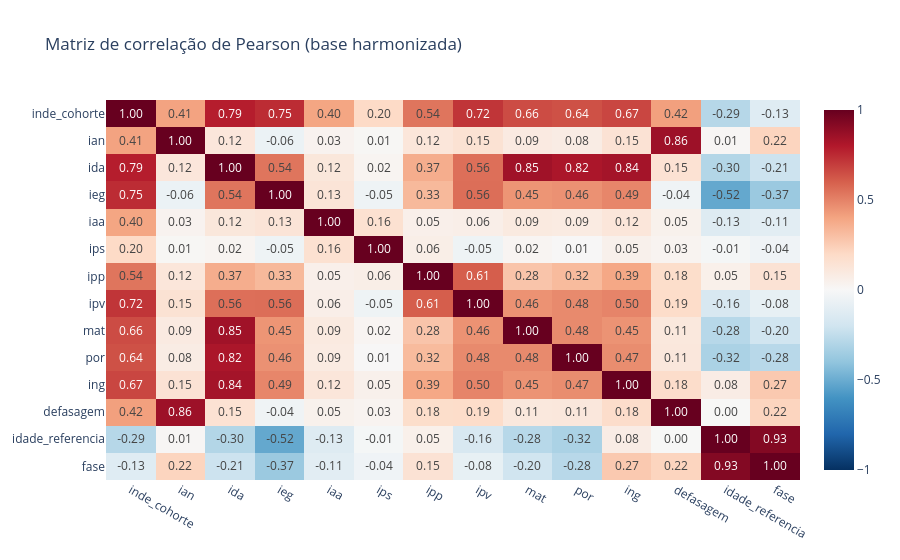

Notebook source saved alongside this figure:
### Markdown cell above
## 3. Análise exploratória (EDA)

Conteúdo alinhado aos tópicos de **slides** da apresentação:

- **Correlações:** matriz de Pearson entre os principais indicadores numéricos da base unificada.
- **Evolução dos indicadores:** médias por **`ano_cohorte`** (2022, 2023, 2024 — cada valor é uma “foto” do PEDE no painel; o CSV **não** traz evolução dentro do mesmo ano civil).
- **Identificação de padrões:** distribuição de **`defasagem`** e taxa de **`defasagem < 0`** por ano (alinhado ao alvo do modelo: fase efetiva abaixo da ideal, conforme a própria base).

**Ressalva:** correlações medem **associação linear**, não causalidade. Faixas oficiais de IAN (10 / 5 / 2,5) e pesos do INDE por fase estão em `pede_pontos_importantes.md`.

### Code cell
# Correlações (Pearson) entre variáveis numéricas principais
import plotly.express as px

eda_cols = [
    c
    for c in [
        "inde_cohorte",
        "ian",
        "ida",
        "ieg",
        "iaa",
        "ips",
        "ipp",
        "ipv",
        "mat",
        "por",
        "ing",
        "defasagem",
        "idade_referencia",
        "fase",
    ]
    if c in df.columns
]
R = df[eda_cols].corr(numeric_only=True)
fig_corr = px.imshow(
    R,
    text_auto=".2f",
    aspect="auto",
    color_continuous_scale="RdBu_r",
    zmin=-1,
    zmax=1,
    title="Matriz de correlação de Pearson (base harmonizada)",
)
fig_corr.show()

### Figure 1 — Plotly figure (JSON) as saved in the notebook; plotly's stock layout.template omitted (floating-point values rounded to 4 significant figures; data arrays with more than 128 entries replaced by an {"elided": "..."} marker saying what was removed)
{"data": [{"coloraxis": "coloraxis", "hovertemplate": "x: %{x}<br>y: %{y}<br>color: %{z}<extra></extra>", "name": "0", "texttemplate": "%{z:.2f}", "type": "heatmap", "x": ["inde_cohorte", "ian", "ida", "ieg", "iaa", "ips", "ipp", "ipv", "mat", "por", "ing", "defasagem", "idade_referencia", "fase"], "xaxis": "x", "y": ["inde_cohorte", "ian", "ida", "ieg", "iaa", "ips", "ipp", "ipv", "mat", "por", "ing", "defasagem", "idade_referencia", "fase"], "yaxis": "y", "z": {"elided": "14x14 float values"}}], "layout": {"coloraxis": {"cmax": 1, "cmin": -1, "colorscale": [[0, "rgb(5,48,97)"], [0.1, "rgb(33,102,172)"], [0.2, "rgb(67,147,195)"], [0.3, "rgb(146,197,222)"], [0.4, "rgb(209,229,240)"], [0.5, "rgb(247,247,247)"], [0.6, "rgb(253,219,199)"], [0.7, "rgb(244,165,130)"], [0.8, "rgb(214,96,77)"], [0.9, "rgb(178,24,43)"], [1, "rgb(103,0,31)"]]}, "title": {"text": "Matriz de correlação de Pearson (base harmonizada)"}, "xaxis": {"anchor": "y", "domain": [0, 1]}, "yaxis": {"anchor": "x", "autorange": "reversed", "domain": [0, 1]}}}
